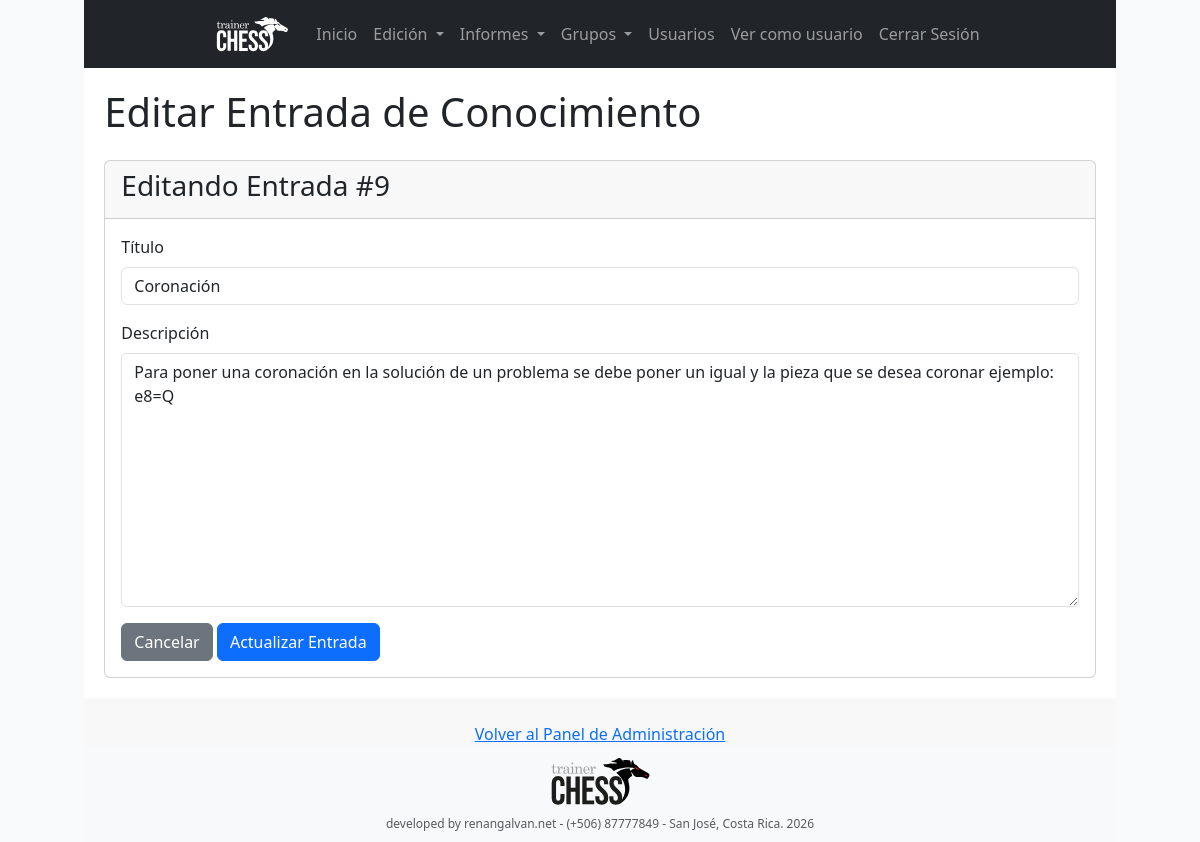
The app's page /admin/editar_entrada_conocimiento.php?id=9 (signed in) with its own data.
### tables this page shows
CREATE TABLE `base_conocimiento` (
  `id` int(11) NOT NULL,
  `titulo` varchar(255) NOT NULL,
  `descripcion` text NOT NULL,
  `id_usuario` int(11) DEFAULT NULL,
  `fecha_creacion` timestamp NULL DEFAULT current_timestamp()
);

### admin/editar_entrada_conocimiento.php (the view, shortened to what this page needs)
<?php
require_once 'includes/header.php';
$id_entrada = $_GET['id'];
$sql_select = "SELECT titulo, descripcion, id_usuario FROM base_conocimiento WHERE id = ?";
if ($stmt = $conn->prepare($sql_select)) {
    $stmt->bind_param("i", $id_entrada);
    $stmt->execute();
    $result = $stmt->get_result();
    if ($result->num_rows == 1) {
        $entrada = $result->fetch_assoc();
    } else {
        $_SESSION['error'] = "No se encontró la entrada.";
        header("Location: base_conocimiento.php");
        exit;
    }
}
?>
<div class="admin-container">
    <?php require_once 'includes/sidebar.php'; ?>
    <main class="main-content">
        <h1 class="mb-4">Editar Entrada de Conocimiento</h1>
        <div class="card">
            <div class="card-header">
                <h3>Editando Entrada #<?php echo htmlspecialchars($id_entrada); ?></h3>
            </div>
            <div class="card-body">
                <form method="POST" action="editar_entrada_conocimiento.php?id=<?php echo htmlspecialchars($id_entrada); ?>">
                    <div class="form-group mb-3">
                        <label for="titulo" class="form-label">Título</label>
                        <input type="text" class="form-control" id="titulo" name="titulo" value="<?php echo htmlspecialchars($entrada['titulo']); ?>" required>
                    </div>
                    <div class="form-group mb-3">
                        <label for="descripcion" class="form-label">Descripción</label>
                        <textarea class="form-control" id="descripcion" name="descripcion" rows="10" required><?php echo htmlspecialchars($entrada['descripcion']); ?></textarea>
                    </div>
                    <a href="base_conocimiento.php" class="btn btn-secondary">Cancelar</a>
                    <button type="submit" name="actualizar_entrada" class="btn btn-primary">Actualizar Entrada</button>
                </form>
            </div>
        </div>
    </main>
</div>
<?php require_once 'includes/footer.php'; ?>

### css/style.css (style rules this page uses)
main { flex: 1; padding: 20px; }
.admin-container { width: 100%; display: flex; background-color: #a9a9a9; }
.main-content { flex-grow: 1; background-color: #fff; */ }
html, body.login-page { background: #f8fafc !important; background-color: #f8fafc !important; min-height: 100vh; display: flex; flex-direction: column; justify-content: center; align-items: center; color: #1e293b !important; font-family: 'Segoe UI', system-ui, -apple-system, sans-serif; position: relative; overflow-x: hidden; }

### records on screen
base_conocimiento: titulo "Coronación", descripcion "Para poner una coronación en la solución de un problema se debe poner un igual y la pieza que se desea coronar ejemplo: e8=Q"

### other values on screen
$id_entrada "9"
